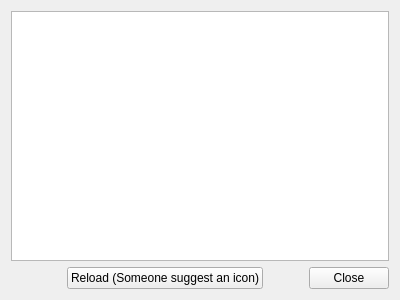
<?xml version="1.0" encoding="UTF-8"?>
<ui version="4.0">
 <class>OBSScripts</class>
 <widget class="QWidget" name="OBSScripts">
  <property name="geometry">
   <rect>
    <x>0</x>
    <y>0</y>
    <width>400</width>
    <height>300</height>
   </rect>
  </property>
  <property name="windowTitle">
   <string>Scripts</string>
  </property>
  <layout class="QVBoxLayout" name="verticalLayout">
   <item>
    <widget class="QListWidget" name="scripts"/>
   </item>
   <item>
    <layout class="QHBoxLayout" name="horizontalLayout">
     <item>
      <widget class="QPushButton" name="add">
       <property name="maximumSize">
        <size>
         <width>22</width>
         <height>22</height>
        </size>
       </property>
       <property name="text">
        <string notr="true"/>
       </property>
       <property name="icon">
        <iconset resource="obs.qrc">
         <normaloff>:/res/images/add.png</normaloff>:/res/images/add.png</iconset>
       </property>
       <property name="iconSize">
        <size>
         <width>16</width>
         <height>16</height>
        </size>
       </property>
       <property name="flat">
        <bool>true</bool>
       </property>
      </widget>
     </item>
     <item>
      <widget class="QPushButton" name="remove">
       <property name="maximumSize">
        <size>
         <width>22</width>
         <height>22</height>
        </size>
       </property>
       <property name="text">
        <string notr="true"/>
       </property>
       <property name="icon">
        <iconset resource="obs.qrc">
         <normaloff>:/res/images/list_remove.png</normaloff>:/res/images/list_remove.png</iconset>
       </property>
       <property name="iconSize">
        <size>
         <width>16</width>
         <height>16</height>
        </size>
       </property>
       <property name="flat">
        <bool>true</bool>
       </property>
      </widget>
     </item>
     <item>
      <widget class="QPushButton" name="reload">
       <property name="text">
        <string notr="true">Reload (Someone suggest an icon)</string>
       </property>
      </widget>
     </item>
     <item>
      <spacer name="horizontalSpacer">
       <property name="orientation">
        <enum>Qt::Horizontal</enum>
       </property>
       <property name="sizeHint" stdset="0">
        <size>
         <width>40</width>
         <height>20</height>
        </size>
       </property>
      </spacer>
     </item>
     <item>
      <widget class="QPushButton" name="close">
       <property name="text">
        <string>Close</string>
       </property>
      </widget>
     </item>
    </layout>
   </item>
  </layout>
 </widget>
 <resources>
  <include location="obs.qrc"/>
 </resources>
 <connections/>
</ui>
